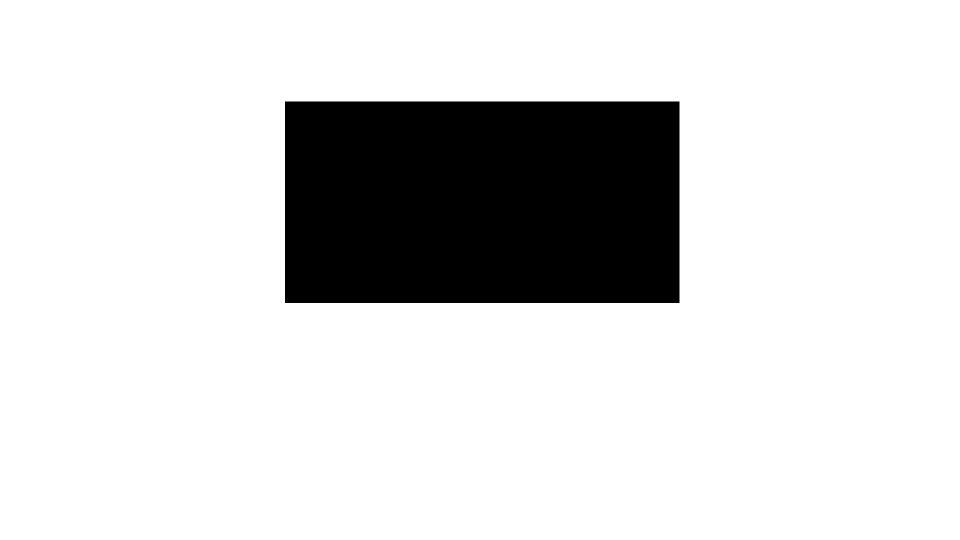
#> input picture RectangleTest.png, 1920 x 1080 px, given in place of the camera (shown at 1/2 size)
$ python VertPixMeasure.py
#> lines starting #> are read from the running program, lines starting #| are printed output that depends on the picture; after the words box and inside, x2 and y2 are one past the last pixel; in counts of white or black regions, pixels touching at a corner belong together

import imutils
import cv2
import numpy as np


# Set vertical and horizontal resolution. For some reason the Logi c930e can go up to 1296x2304...
VertResolution = 1080
HorizResolution = 1920


img_center = int(HorizResolution/2)
#To do:
# - Organize this mess. Could we use an object oriented structure?
# - Implement some system to convert area ranges to allen wrench values
# - Turn off continuous streaming? We only need a picture when we're scanning a wrench
# - Lock camera settings (zoom, exposure, focus, etc.) somehow

cam = cv2.VideoCapture(0)

cam.set(3, HorizResolution)  # Set horizontal resolution
cam.set(4, VertResolution)  # Set vertical resolution


while(True):
	ret, frame = cam.read() #Not sure what the first returned thingy is
#> frame is the input picture: shape (1080, 1920, 3); 84.7% white; 1 black region, box (x1, y1, x2, y2) and area: (570, 203, 1359, 606) 317967


	gray = cv2.cvtColor(frame, cv2.COLOR_BGR2GRAY)
	blurred = cv2.GaussianBlur(gray, (5, 5), 0)
	thresh = cv2.threshold(blurred, 80,255,cv2.THRESH_BINARY)[1] #Simple binary threshold; anything over 80 gets turned to 255, anything under 60 gets turned to 0
#> thresh: shape (1080, 1920); 84.7% white; 1 black region, box (x1, y1, x2, y2) and area: (570, 203, 1359, 606) 317955
	thresh = cv2.bitwise_not(thresh) #invert the image (black to white, since black is 0 and we generally look for anything BUT 0)
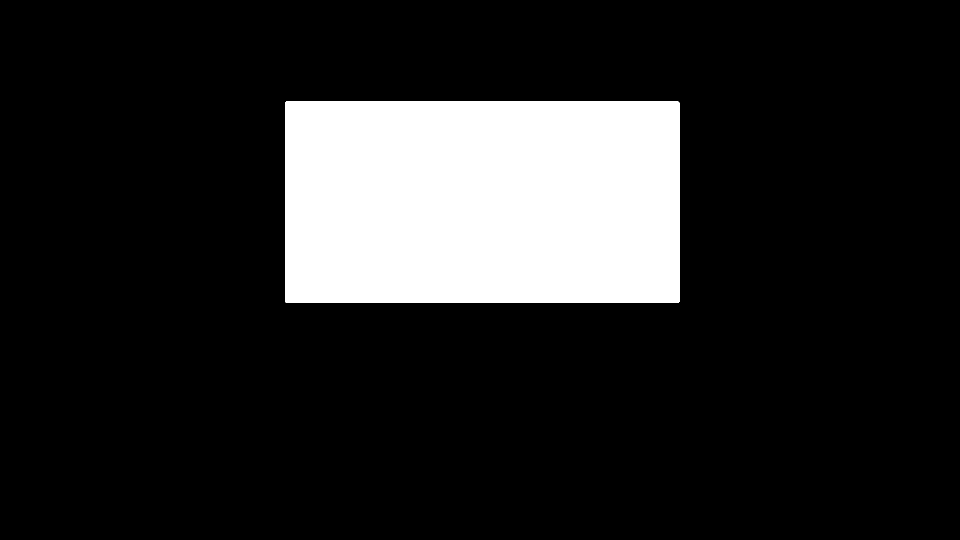
#> thresh: shape (1080, 1920) (shown at 1/2 size); 15.3% white; 1 white region, box (x1, y1, x2, y2) and area: (570, 203, 1359, 606) 317955

	cnt = np.count_nonzero(thresh[:, img_center]) #Count the number of non-black (i.e. white) pixels in the column of the image that is in the center.
#> cnt = 403
	#The above is a cheap test thingy to see if I can accurately detect the width of an allen wrench, without writing code to detect the allen wrench and actually measure across it.
	print(cnt)
#| 403


	#Start drawing stuff. This should be done AFTER calculations.
	#print(type(thresh))
	display = cv2.cvtColor(thresh, cv2.COLOR_GRAY2BGR) #You can't draw color on a gray image
	display = cv2.line(img=display, pt1=(img_center, 0), pt2=(img_center, VertResolution), color=(0,255,0), thickness=1) #show where the measurement point is
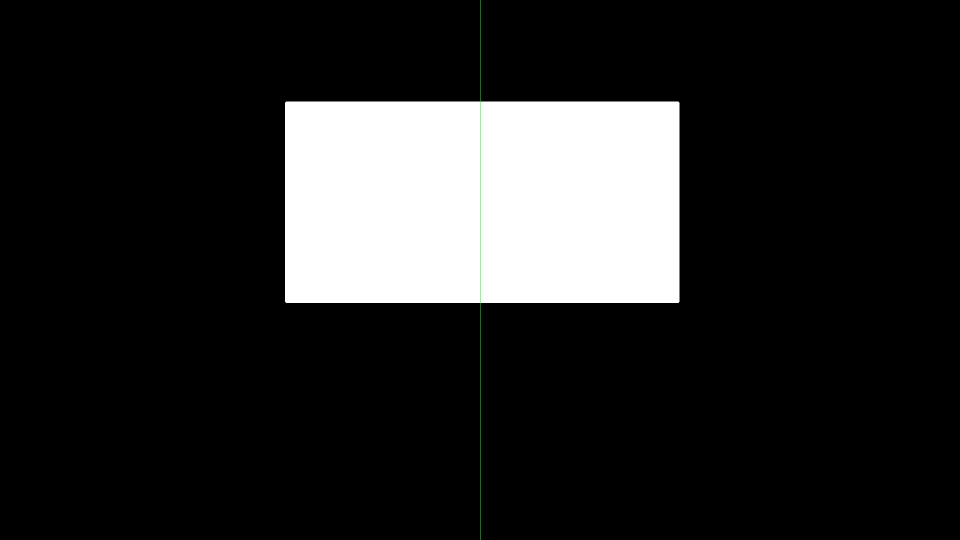
#> display: shape (1080, 1920, 3) (shown at 1/2 size); mean B, G, R 39.1, 39.2, 39.1

	cv2.imshow('Video output', display)
	if cv2.waitKey(1) & 0xFF == ord('q'):
#> (key q is pressed here)
		break

cam.release()
cv2.destroyAllWindows()

$ run again, on AllenWrench1.png
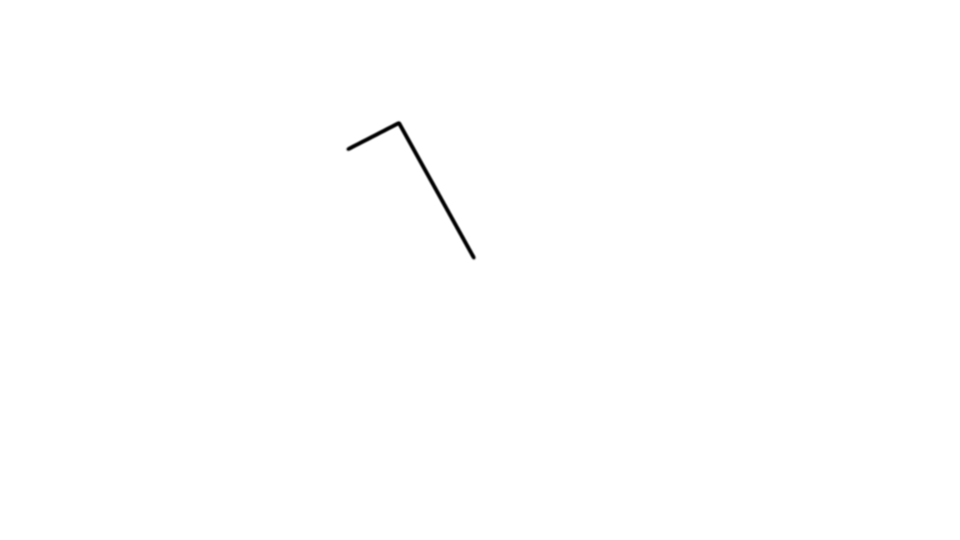
#> input picture AllenWrench1.png, 1920 x 1080 px, given in place of the camera (shown at 1/2 size)
#> frame is the input picture: shape (1080, 1920, 3); min 0, max 255, mean 254.6
#> `thresh = cv2.bitwise_not(thresh)`:
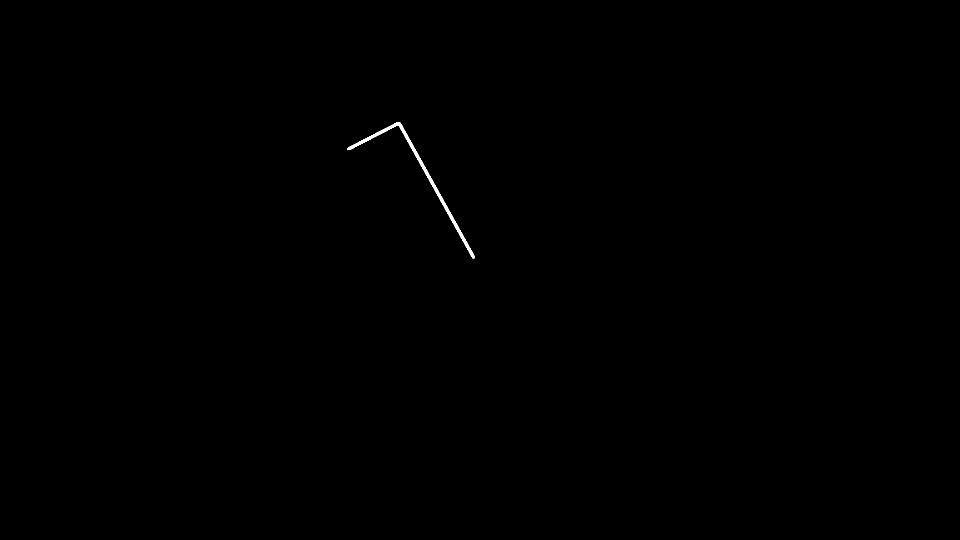
#> thresh: shape (1080, 1920) (shown at 1/2 size); 0.12% white; 1 white region, box (x1, y1, x2, y2) and area: (695, 244, 950, 517) 2585
#> cnt = 0
#| 0
#> `display = cv2.line(img=display, pt1=(img_center, 0), pt2=(img_center, ..`:
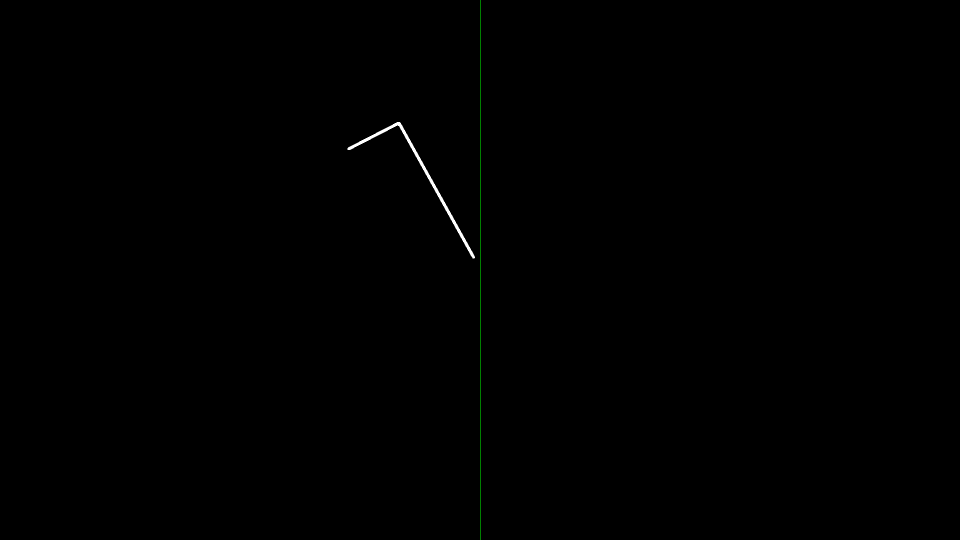
#> display: shape (1080, 1920, 3) (shown at 1/2 size); mean B, G, R 0.3, 0.5, 0.3
